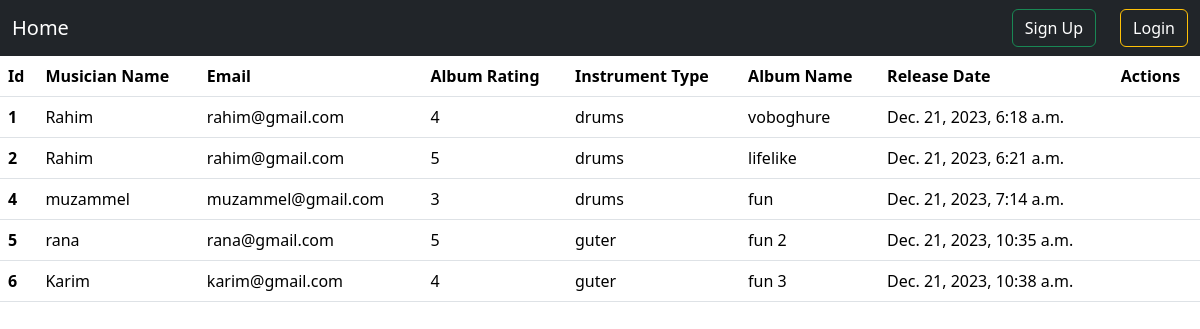
The page / on the database its author committed.
### album/models.py (models this page shows, shortened)
class Album(models.Model):
    album_name = models.CharField(max_length = 50)
    album_release_date = models.DateTimeField(auto_now_add = True)
    name = models.ForeignKey(Musician, on_delete = models.CASCADE)
    rating_between = models.ForeignKey(Reting, on_delete = models.CASCADE)

class Reting(models.Model):
    rating = models.CharField(max_length = 5)
    def __str__(self):
        return self.rating

### musician/models.py (models this page shows, shortened)
class Musician(models.Model):
    first_name = models.CharField(max_length = 50)
    last_name = models.CharField(max_length = 50)
    email = models.EmailField(max_length = 30)
    phone_number = models.CharField(max_length = 13)
    instrument_name = models.CharField(max_length = 20, null = True, blank = True)

### Musicians_Directory/views.py (the view)
# urls.py: 2. Add a URL to urlpatterns:  path('', views.home, name='home')
def home(request):
    data = Album.objects.all()
    return render(request, 'home.html', {'data' : data})

### templates/home.html (shortened to what this page needs)
{% extends "base.html" %} {% block content %}
<table class="table">
  <thead>
    <tr>
      <th scope="col">Id</th>
      <th scope="col">Musician Name</th>
      <th scope="col">Email</th>
      <th scope="col">Album Rating</th>
      <th scope="col">Instrument Type</th>
      <th scope="col">Album Name</th>
      <th scope="col">Release Date</th>
      <th scope="col">Actions</th>
    </tr>
  </thead>
  <tbody>
    {% for i in data %}
    <tr>
      <th scope="row">{{ i.id }}</th>
      <td>{{ i.name.first_name }}</td>
      <td>{{ i.name.email }}</td>
      <td>{{ i.rating_between }}</td>
      <td>{{ i.name.instrument_name }}</td>
      <td>{{ i.album_name }}</td>
      <td>{{ i.album_release_date }}</td>
      <td>
      </td>
    </tr>
    {% endfor %}
  </tbody>
</table>
{% endblock %}

### templates/base.html (shortened to what this page needs)
<!DOCTYPE html>
<html lang="en">
  <head>
    <link
      href="https://cdn.jsdelivr.net/npm/bootstrap@5.3.2/dist/css/bootstrap.min.css"
      rel="stylesheet"
    />
  </head>
  <body>
    <nav class="navbar navbar-light bg-dark">
      <div class="container-fluid">
        <a href="{% url 'homepage' %}" class="navbar-brand text-white">Home</a>
        <div class="d-flex">
          {% if user.is_authenticated %}
          <a href="{% url 'profile' %}" class="btn btn-outline-warning text-white" type="submit">Profile</a>
          <a href="{% url 'logout' %}" class="btn btn-outline-warning text-white" type="submit">Logout</a>
          {% else%}
          <a href="{% url 'singup' %}" class="btn btn-outline-success mx-4 text-white">Sign Up</a>
          <a href="{% url 'login' %}" class="btn btn-outline-warning text-white" type="submit">Login</a>
          {% endif %}
        </div>
      </div>
    </nav>
    {% block content %} {% endblock %}
  </body>
</html>

### rows shown on the page
Album: id "1", name.first_name "Rahim", name.email "rahim@gmail.com", rating_between "4", name.instrument_name "drums", album_name "voboghure", album_release_date "Dec. 21, 2023, 6:18 a.m."
Album: id "2", name.first_name "Rahim", name.email "rahim@gmail.com", rating_between "5", name.instrument_name "drums", album_name "lifelike", album_release_date "Dec. 21, 2023, 6:21 a.m."
Album: id "4", name.first_name "muzammel", name.email "muzammel@gmail.com", rating_between "3", name.instrument_name "drums", album_name "fun", album_release_date "Dec. 21, 2023, 7:14 a.m."
Album: id "5", name.first_name "rana", name.email "rana@gmail.com", rating_between "5", name.instrument_name "guter", album_name "fun 2", album_release_date "Dec. 21, 2023, 10:35 a.m."
Album: id "6", name.first_name "Karim", name.email "karim@gmail.com", rating_between "4", name.instrument_name "guter", album_name "fun 3", album_release_date "Dec. 21, 2023, 10:38 a.m."
